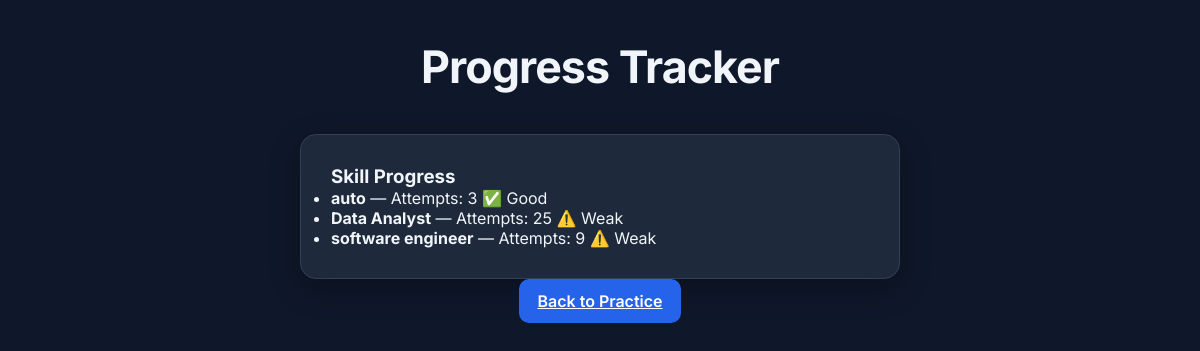
The page /progress (signed in) on the database as committed earlier.
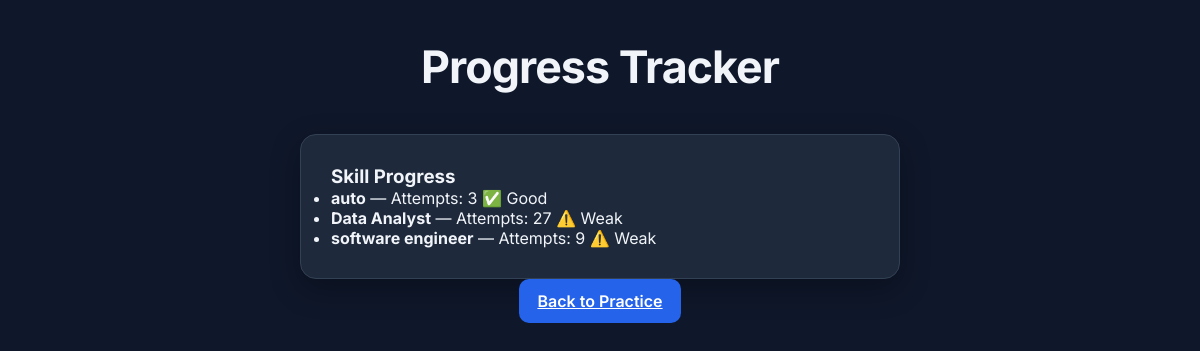
The same page on the database as committed later.
### models.py (models this page shows)
class SkillProgress(Base):
    __tablename__ = "skill_progress"
    id = Column(Integer, primary_key=True, index=True)
    user_id = Column(Integer, ForeignKey("users.id"))
    skill = Column(String)
    attempts = Column(Integer, default=0)
    weak = Column(Boolean, default=False)

### main.py (the view)
@app.get("/progress", response_class=HTMLResponse)
def progress_page(request: Request, db: Session = Depends(get_db)):
    user = get_current_user(request, db)
    if not user:
        return RedirectResponse("/login")
    skills = db.query(SkillProgress).filter(SkillProgress.user_id == user.id).all()
    return templates.TemplateResponse("progress.html", {"request": request, "username": user.username, "skills": skills})

### templates/progress.html (shortened to what this page needs)
<!DOCTYPE html>
<html lang="en">
<head>
  <link rel="stylesheet" href="/static/styles.css" />
</head>
<body>
  <h1> Progress Tracker</h1>
  <div class="card">
    <h3>Skill Progress</h3>
    <ul>
      {% for skill in skills %}
        <li>
          <b>{{ skill.skill }}</b> — Attempts: {{ skill.attempts }}
          {% if skill.weak %} ⚠️ Weak {% else %} ✅ Good {% endif %}
        </li>
      {% endfor %}
    </ul>
  </div>
  <a href="/index" class="btn"> Back to Practice</a>
</body>
</html>

### static/styles.css (style rules this page uses)
:root { --primary: #2563eb; --primary-hover: #1d4ed8; --background: #0f172a; --surface: #1e293b; --surface-light: #334155; --text-main: #f1f5f9; --text-muted: #94a3b8; --border: #334155; --shadow: 0 10px 30px rgba(0,0,0,0.3); }
* { margin: 0; padding: 0; box-sizing: border-box; font-family: 'Inter', sans-serif; }
body { background: var(--background); color: var(--text-main); min-height: 100vh; padding: 40px 20px; display: flex; flex-direction: column; align-items: center; }
h1 { font-size: 2.8rem; font-weight: 700; margin-bottom: 40px; text-align: center; letter-spacing: -1px; }
.card, form#interview-form, #question-area, #feedback-area, .feature-card { background: var(--surface); border: 1px solid var(--border); border-radius: 16px; padding: 30px; box-shadow: var(--shadow); transition: all 0.25s ease; width: 100%; max-width: 600px; }
.btn, button { background: var(--primary); color: white; border: none; padding: 12px 18px; border-radius: 10px; font-weight: 600; cursor: pointer; transition: 0.2s ease; }

Rows that differ between the two databases and show on the page:
changed SkillProgress "Data Analyst": attempts "25" → "27"
